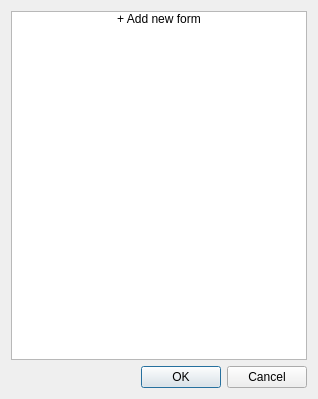
<?xml version="1.0" encoding="UTF-8"?>
<ui version="4.0">
 <class>SimulatedReaderDialog</class>
 <widget class="QDialog" name="SimulatedReaderDialog">
  <property name="geometry">
   <rect>
    <x>0</x>
    <y>0</y>
    <width>318</width>
    <height>399</height>
   </rect>
  </property>
  <property name="sizePolicy">
   <sizepolicy hsizetype="Minimum" vsizetype="Preferred">
    <horstretch>0</horstretch>
    <verstretch>1</verstretch>
   </sizepolicy>
  </property>
  <property name="windowTitle">
   <string>Simulated Reader Configuration</string>
  </property>
  <layout class="QVBoxLayout" name="verticalLayout">
   <item>
    <widget class="QListWidget" name="simulationForms">
     <item>
      <property name="text">
       <string>+ Add new form</string>
      </property>
      <property name="textAlignment">
       <set>AlignCenter</set>
      </property>
      <property name="flags">
       <set>ItemIsEnabled</set>
      </property>
     </item>
    </widget>
   </item>
   <item>
    <widget class="QDialogButtonBox" name="buttonBox">
     <property name="orientation">
      <enum>Qt::Orientation::Horizontal</enum>
     </property>
     <property name="standardButtons">
      <set>QDialogButtonBox::StandardButton::Cancel|QDialogButtonBox::StandardButton::Ok</set>
     </property>
    </widget>
   </item>
  </layout>
 </widget>
 <resources/>
 <connections>
  <connection>
   <sender>buttonBox</sender>
   <signal>accepted()</signal>
   <receiver>SimulatedReaderDialog</receiver>
   <slot>accept()</slot>
   <hints>
    <hint type="sourcelabel">
     <x>248</x>
     <y>254</y>
    </hint>
    <hint type="destinationlabel">
     <x>157</x>
     <y>274</y>
    </hint>
   </hints>
  </connection>
  <connection>
   <sender>buttonBox</sender>
   <signal>rejected()</signal>
   <receiver>SimulatedReaderDialog</receiver>
   <slot>reject()</slot>
   <hints>
    <hint type="sourcelabel">
     <x>316</x>
     <y>260</y>
    </hint>
    <hint type="destinationlabel">
     <x>286</x>
     <y>274</y>
    </hint>
   </hints>
  </connection>
 </connections>
</ui>
